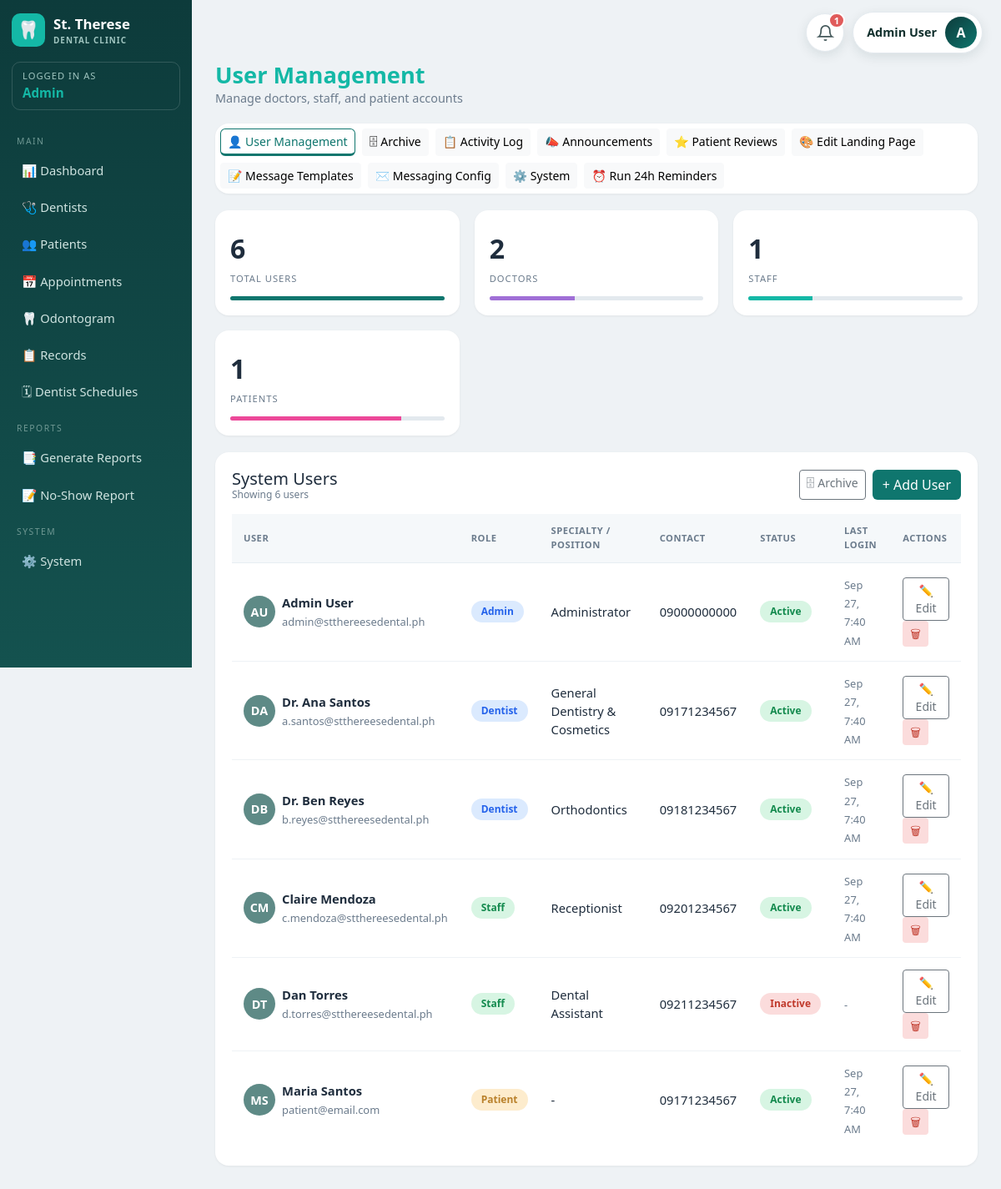
/admin_users.php (signed in), run on the app's committed database.
### tables this page shows
CREATE TABLE users (
    id          INT AUTO_INCREMENT PRIMARY KEY,
    name        VARCHAR(100) NOT NULL,
    email       VARCHAR(100) NOT NULL UNIQUE,
    password    VARCHAR(255) NOT NULL,           
    role        ENUM('admin','dentist','staff','patient') NOT NULL DEFAULT 'patient',
    specialty   VARCHAR(100) DEFAULT NULL,        
    position    VARCHAR(100) DEFAULT NULL,        
    contact     VARCHAR(30)  DEFAULT NULL,
    status      ENUM('active','inactive','archived') NOT NULL DEFAULT 'active',
    email_verified TINYINT(1)  DEFAULT 0,           
    google_id      VARCHAR(64) DEFAULT NULL,        
    photo          VARCHAR(255) DEFAULT NULL,       
    reset_code     VARCHAR(10) DEFAULT NULL,        
    reset_expires  DATETIME    DEFAULT NULL,        
    notif_seen_at  DATETIME    DEFAULT NULL,        
    archived_at        DATETIME    DEFAULT NULL,    
    archived_by        VARCHAR(100) DEFAULT NULL,   
    pre_archive_status VARCHAR(20) DEFAULT NULL,    
    last_login  DATETIME DEFAULT NULL,
    created_at  DATETIME DEFAULT CURRENT_TIMESTAMP
);

### config/auth.php (called while the page is built, shortened)
<?php
function current_role() {
    return $_SESSION['role'] ?? null;
}
function e($text) {
    return htmlspecialchars($text ?? '', ENT_QUOTES, 'UTF-8');
}

### admin_users.php (the view, shortened to what this page needs)
<?php
require_once 'config/auth.php';
$totalUsers = $pdo->query("SELECT COUNT(*) FROM users")->fetchColumn();
$doctors    = $pdo->query("SELECT COUNT(*) FROM users WHERE role='dentist'")->fetchColumn();
$staff      = $pdo->query("SELECT COUNT(*) FROM users WHERE role='admin'")->fetchColumn();
$patientsU  = $pdo->query("SELECT COUNT(*) FROM users WHERE role='patient'")->fetchColumn();
$users = $pdo->query("SELECT * FROM users WHERE status <> 'archived' ORDER BY role, name")->fetchAll();
include 'includes/head.php';
$active = 'users';
?>
<div class="app-wrap">
    <?php include 'includes/sidebar.php'; ?>
    <main class="main">
        <div class="page-head">
            <div><h1 style="color:var(--teal-light)">User Management</h1><div class="sub">Manage doctors, staff, and patient accounts</div></div>
        </div>
        <?php include 'includes/admin_tabs.php'; ?>
        <div class="stat-grid">
            <div class="stat-card"><div class="value"><?= $totalUsers ?></div><div class="label">Total Users</div><div class="bar"><span style="width:100%"></span></div></div>
            <div class="stat-card"><div class="value"><?= $doctors ?></div><div class="label">Doctors</div><div class="bar"><span style="width:40%;background:#a06fd6"></span></div></div>
            <div class="stat-card"><div class="value"><?= $staff ?></div><div class="label">Staff</div><div class="bar"><span style="width:30%;background:#14b8a6"></span></div></div>
            <div class="stat-card"><div class="value"><?= $patientsU ?></div><div class="label">Patients</div><div class="bar"><span style="width:80%;background:#ec4899"></span></div></div>
        </div>
        <div class="card-box">
            <div class="flex-between mb-3">
                <h5 class="mb-0">System Users <small class="text-muted2 d-block" style="font-size:.75rem;">Showing <?= count($users) ?> users</small></h5>
                <div class="d-flex gap-2">
                    <a href="admin_archive.php" class="btn btn-sm btn-outline-secondary position-relative" title="Archive">
                        🗄 Archive
                    </a>
                    <button class="btn btn-teal" data-bs-toggle="modal" data-bs-target="#userModal" onclick="openAddUser()">+ Add User</button>
                </div>
            </div>
            <div class="table-responsive">
                <table class="data">
                    <thead><tr><th>User</th><th>Role</th><th>Specialty / Position</th><th>Contact</th><th>Status</th><th>Last Login</th><th>Actions</th></tr></thead>
                    <tbody>
                    <?php foreach ($users as $u):
                        $initials = strtoupper(substr($u['name'],0,1) . (strpos($u['name'],' ') ? substr(strstr($u['name'],' '),1,1) : ''));
                        $roleBadge = ['admin'=>'b-progress','staff'=>'b-confirmed','dentist'=>'b-progress','patient'=>'b-pending'][$u['role']] ?? 'b-pending';
                    ?>
                        <tr>
                            <td><div class="d-flex align-items-center gap-2">
                                <span class="avatar" style="background:#5e8a86;"><?= e($initials) ?></span>
                                <div><strong><?= e($u['name']) ?></strong><br><small class="text-muted2"><?= e($u['email']) ?></small></div>
                            </div></td>
                            <td><span class="badge-pill <?= $roleBadge ?>"><?= ucfirst($u['role']) ?></span></td>
                            <td><?= e($u['specialty'] ?: $u['position'] ?: '-') ?></td>
                            <td><?= e($u['contact']) ?></td>
                            <td><span class="badge-pill b-<?= $u['status'] ?>"><?= ucfirst($u['status']) ?></span></td>
                            <td><small class="text-muted2"><?= $u['last_login'] ? date('M j, g:i A', strtotime($u['last_login'])) : '-' ?></small></td>
                            <td>
                                <button class="btn btn-sm btn-outline-secondary" onclick='openEditUser(<?= json_encode($u) ?>)' data-bs-toggle="modal" data-bs-target="#userModal">✏️ Edit</button>
                                <form method="POST" class="d-inline" onsubmit="return confirmDelete('Move this user to Archive?')">
                                    <button class="btn btn-sm" style="background:#fbdcdc;color:#c0392b;" title="Move to Archive">🗑</button>
                                </form>
                            </td>
                        </tr>
                    <?php endforeach; ?>
                    </tbody>
                </table>
            </div>
        </div>
    </main>
</div>
</body></html>

### includes/head.php (shortened to what this page needs)
<!DOCTYPE html>
<html lang="en">
<head>
    <link href="https://cdn.jsdelivr.net/npm/bootstrap@5.3.3/dist/css/bootstrap.min.css" rel="stylesheet">
    <link href="css/style.css" rel="stylesheet">
</head>
<body>
<?php
include __DIR__ . '/topbar.php';
?>

### includes/topbar.php (shortened to what this page needs)
<?php
$tbName  = $_SESSION['name'] ?? 'User';
$tbRole  = function_exists('current_role') ? current_role() : ($_SESSION['role'] ?? '');
$tbPhoto = null;
try {
    $tbStmt = $pdo->prepare("SELECT photo FROM users WHERE id = ?");
    $tbStmt->execute([$_SESSION['user_id'] ?? 0]);
    $tbPhoto = $tbStmt->fetchColumn();
} catch (Throwable $e) { $tbPhoto = null; }
$tbInitial = strtoupper(substr(trim($tbName), 0, 1)) ?: 'U';
$tbHasPhoto = $tbPhoto && is_file(__DIR__ . '/../' . $tbPhoto);
$notifs = [];
$unreadCount = null;
try {
    if (in_array($tbRole, ['admin','staff'])) {
        $pc = (int)$pdo->query("SELECT COUNT(*) FROM appointments WHERE status='Pending'")->fetchColumn();
        if ($pc > 0) $notifs[] = ['icon'=>'⏳','text'=>"$pc pending appointment".($pc>1?'s':'')." to review",'link'=>'appointments.php?filter=Pending'];
    }
} catch (Throwable $e) { $notifs = []; }
$notifCount = count($notifs);
$badgeCount = ($unreadCount === null) ? $notifCount : $unreadCount;
?>
<div id="topbarWidgets">
<div id="notifWidget">
    <button type="button" id="notifBtn" onclick="toggleNotif(event)" aria-label="Notifications">
        <svg viewBox="0 0 24 24" fill="none" stroke="currentColor" stroke-width="2" width="21" height="21">
            <path d="M18 8A6 6 0 0 0 6 8c0 7-3 9-3 9h18s-3-2-3-9"/><path d="M13.73 21a2 2 0 0 1-3.46 0"/>
        </svg>
        <?php if ($badgeCount > 0): ?><span class="notif-dot" id="notifDot"><?= $badgeCount ?></span><?php endif; ?>
    </button>
</div>
<div id="profileWidget">
    <button type="button" id="pwBtn" onclick="toggleProfileMenu(event)">
        <span class="pw-name"><?= e($tbName) ?></span>
        <?php if ($tbHasPhoto): ?>
            <img class="pw-avatar" src="<?= e($tbPhoto) ?>" alt="Profile">
        <?php else: ?>
            <span class="pw-avatar pw-initial"><?= e($tbInitial) ?></span>
        <?php endif; ?>
    </button>
</div>
</div>

### includes/sidebar.php (shortened to what this page needs)
<?php
$active    = $active ?? '';
$role      = current_role();
$roleLabel = [
    'admin'   => 'Admin',
    'staff'   => 'Staff',
    'dentist' => 'Dentist',
    'patient' => 'Patient',
][$role] ?? ucfirst((string)$role);
function nav_active($page) {
    global $active;
    return $active === $page ? 'active' : '';
}
?>
<aside class="sidebar">
    <div class="brand">
        <div class="logo">🦷</div>
        <div>St. Therese<small>DENTAL CLINIC</small></div>
    </div>
    <div class="logged-as">
        LOGGED IN AS
        <strong><?= e($roleLabel) ?></strong>
    </div>
    <div class="nav-label">Main</div>
    <a class="nav-item <?= nav_active('dashboard') ?>" href="dashboard.php">📊 Dashboard</a>
    <?php if ($role === 'admin'): ?>
        <a class="nav-item <?= nav_active('dentists') ?>"     href="admin_dentists.php">🩺 Dentists</a>
        <a class="nav-item <?= nav_active('patients') ?>"     href="patients.php">👥 Patients</a>
        <a class="nav-item <?= nav_active('appointments') ?>" href="appointments.php">📅 Appointments</a>
        <a class="nav-item <?= nav_active('odontogram') ?>"   href="odontogram.php">🦷 Odontogram</a>
        <a class="nav-item <?= nav_active('records') ?>"      href="records.php">📋 Records</a>
        <a class="nav-item <?= nav_active('schedule') ?>"     href="schedule.php">🗓 Dentist Schedules</a>
    <?php elseif ($role === 'staff'): ?>
        <a class="nav-item <?= nav_active('patients') ?>"     href="patients.php">👥 Patients</a>
        <a class="nav-item <?= nav_active('appointments') ?>" href="appointments.php">📅 Appointments</a>
    <?php endif; ?>
    <div class="nav-label">Reports</div>
    <a class="nav-item <?= nav_active('reports') ?>"  href="reports.php">📑 Generate Reports</a>
    <a class="nav-item <?= nav_active('noshow') ?>"   href="noshow.php">📝 No-Show Report</a>
    <div class="nav-label">System</div>
    <?php if ($role === 'admin'): ?>
        <a class="nav-item <?= nav_active('settings') ?>" href="settings.php">⚙️ System</a>
    <?php else: ?>
        <a class="nav-item <?= nav_active('settings') ?>" href="settings.php">⚙️ Settings</a>
    <?php endif; ?>
    <div class="spacer"></div>
</aside>

### includes/admin_tabs.php
<?php
$_curRole = current_role();
$adminTabs = [
    'users'         => ['admin_users.php',    '👤 User Management',   ['admin']],
    'archive'       => ['admin_archive.php',  '🗄 Archive',           ['admin']],
    'activity'      => ['admin_activity.php', '📋 Activity Log',      ['admin']],
    'announcements' => ['announcements.php',   '📣 Announcements',     ['admin']],
    'reviews'       => ['reviews.php',         '⭐ Patient Reviews',   ['admin']],
    'landing_edit'  => ['landing_edit.php',    '🎨 Edit Landing Page', ['admin']],
    'templates'     => ['templates.php',        '📝 Message Templates', ['admin']],
    'messaging'     => ['messaging.php',       '✉️ Messaging Config',  ['admin']],
    'settings'      => ['settings.php',        '⚙️ System',            ['admin']],
];
?>
<div class="card-box" style="padding:6px;">
    <div class="d-flex gap-2 flex-wrap">
        <?php foreach ($adminTabs as $key => $tab): ?>
            <?php if (in_array($_curRole, $tab[2])): ?>
                <a href="<?= $tab[0] ?>"
                   class="btn btn-sm <?= ($active===$key)?'btn-outline-teal':'btn-light' ?>"
                   style="<?= ($active===$key)?'border-bottom:3px solid var(--teal-mid);border-radius:6px;':'' ?>">
                   <?= $tab[1] ?>
                </a>
            <?php endif; ?>
        <?php endforeach; ?>
        <?php if ($_curRole === 'admin'): ?>
            <a href="cron_reminders.php" target="_blank" class="btn btn-sm btn-light">⏰ Run 24h Reminders</a>
        <?php endif; ?>
    </div>
</div>

### css/style.css (style rules this page uses)
:root { --teal-dark: #0d3b3b; --teal: #14524f; --teal-mid: #0f766e; --teal-light: #14b8a6; --gold: #c79a5c; --bg: #eef2f5; --card: #ffffff; --text: #1f2d3d; --muted: #6b7b8c; }
* { box-sizing: border-box; }
body { margin: 0; font-family: "Segoe UI", system-ui, -apple-system, sans-serif; background: var(--bg); color: var(--text); }
.app-wrap { display: flex; min-height: 100vh; }
.sidebar { width: 230px; flex-shrink: 0; background: linear-gradient(180deg, var(--teal-dark), var(--teal)); color: #cfe3e0; display: flex; flex-direction: column; padding: 16px 14px; position: sticky; top: 0; height: 100vh; overflow-y: auto; }
.sidebar { scrollbar-width: thin; scrollbar-color: rgba(255,255,255,.18) transparent; }
.sidebar .brand { display: flex; align-items: center; gap: 10px; color: #fff; font-weight: 700; font-size: 1.05rem; margin-bottom: 18px; }
.sidebar .brand .logo { width: 40px; height: 40px; border-radius: 10px; background: var(--teal-light); display: flex; align-items: center; justify-content: center; font-size: 1.3rem; }
.sidebar .brand small { display: block; font-size: .62rem; letter-spacing: 1px; color: #9fc4bf; }
.logged-as { border: 1px solid rgba(255,255,255,.15); border-radius: 10px; padding: 8px 12px; margin-bottom: 16px; font-size: .7rem; letter-spacing: 1px; color: #9fc4bf; }
.logged-as strong { display: block; color: var(--teal-light); font-size: .95rem; letter-spacing: 0; }
.nav-label { font-size: .65rem; letter-spacing: 1.5px; color: #6f9893; margin: 14px 6px 6px; text-transform: uppercase; }
.sidebar a.nav-item { display: flex; align-items: center; gap: 10px; color: #cfe3e0; text-decoration: none; padding: 10px 12px; border-radius: 10px; margin-bottom: 2px; font-size: .92rem; }
.sidebar .spacer { flex: 1; }
.main { flex: 1; padding: 22px 28px; overflow-x: hidden; }
.page-head { display: flex; justify-content: space-between; align-items: flex-start; flex-wrap: wrap; gap: 12px; margin-bottom: 20px; }
.page-head h1 { font-size: 1.7rem; margin: 0; font-weight: 700; }
.page-head .sub { color: var(--muted); font-size: .9rem; }
.card-box { background: var(--card); border-radius: 16px; padding: 20px; box-shadow: 0 1px 3px rgba(0,0,0,.06); margin-bottom: 20px; }
.stat-grid { display: grid; grid-template-columns: repeat(auto-fit, minmax(220px,1fr)); gap: 18px; margin-bottom: 20px; }
.stat-card { background: var(--card); border-radius: 16px; padding: 18px; box-shadow: 0 1px 3px rgba(0,0,0,.06); }
.stat-card .label { font-size: .7rem; letter-spacing: 1px; color: var(--muted); text-transform: uppercase; }
.stat-card .value { font-size: 2rem; font-weight: 700; margin: 4px 0; }
.stat-card .bar { height: 5px; border-radius: 4px; background: #e3e9ee; margin-top: 12px; overflow: hidden; }
.stat-card .bar > span { display: block; height: 100%; background: var(--teal-mid); }
table.data { width: 100%; border-collapse: collapse; }
table.data th { text-align: left; font-size: .7rem; letter-spacing: .5px; text-transform: uppercase; color: var(--muted); padding: 12px 14px; background: #f5f8fa; border-bottom: 1px solid #e7edf2; }
table.data td { padding: 14px; border-bottom: 1px solid #eef2f5; font-size: .92rem; vertical-align: middle; }
table.data tr:last-child td { border-bottom: none; }
.avatar { width: 38px; height: 38px; border-radius: 50%; display: inline-flex; align-items: center; justify-content: center; color: #fff; font-weight: 700; font-size: .9rem; }
.badge-pill { padding: 4px 12px; border-radius: 20px; font-size: .75rem; font-weight: 600; display: inline-block; }
.b-active, .b-confirmed, .b-completed { background: #d7f5e3; color: #138a4e; }
.b-pending { background: #fdeccd; color: #b9802a; }
.b-inactive, .b-cancelled, .b-noshow { background: #fbdcdc; color: #c0392b; }
.b-progress { background: #dbeafe; color: #2563eb; }
.btn-teal { background: var(--teal-mid); color: #fff; border: none; }
.btn-outline-teal { border: 1px solid var(--teal-mid); color: var(--teal-mid); background: #fff; }
.text-muted2 { color: var(--muted); }
.flex-between { display: flex; justify-content: space-between; align-items: center; }
.gap-2 { gap: .5rem; }

### data on the page
users: name "AU", name "Admin User", email "admin@stthereesedental.ph", role "Admin", position "Administrator", contact "09000000000", status "Active", last_login "Sep 27, 7:40 AM"
users: name "DA", name "Dr. Ana Santos", email "a.santos@stthereesedental.ph", role "Dentist", specialty "General Dentistry & Cosmetics", contact "09171234567", status "Active", last_login "Sep 27, 7:40 AM"
users: name "DB", name "Dr. Ben Reyes", email "b.reyes@stthereesedental.ph", role "Dentist", specialty "Orthodontics", contact "09181234567", status "Active", last_login "Sep 27, 7:40 AM"
users: name "CM", name "Claire Mendoza", email "c.mendoza@stthereesedental.ph", role "Staff", position "Receptionist", contact "09201234567", status "Active", last_login "Sep 27, 7:40 AM"
users: name "DT", name "Dan Torres", email "d.torres@stthereesedental.ph", role "Staff", position "Dental Assistant", contact "09211234567", status "Inactive"
users: name "MS", name "Maria Santos", email "patient@email.com", role "Patient", specialty+position "-", contact "09171234567", status "Active", last_login "Sep 27, 7:40 AM"

### other printed values
$badgeCount "1"
$tbName "Admin User"
$tbInitial "A"
$roleLabel "Admin"
$tab[1] "👤 User Management"
$tab[1] "🗄 Archive"
$tab[1] "📋 Activity Log"
$tab[1] "📣 Announcements"
$tab[1] "⭐ Patient Reviews"
$tab[1] "🎨 Edit Landing Page"
$tab[1] "📝 Message Templates"
$tab[1] "✉️ Messaging Config"
$tab[1] "⚙️ System"
$totalUsers "6"
$doctors "2"
